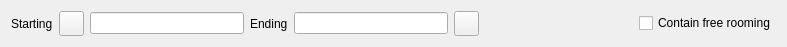
<?xml version="1.0" encoding="UTF-8"?>
<ui version="4.0">
 <class>FInvoices</class>
 <widget class="QWidget" name="FInvoices">
  <property name="geometry">
   <rect>
    <x>0</x>
    <y>0</y>
    <width>787</width>
    <height>43</height>
   </rect>
  </property>
  <property name="windowTitle">
   <string>Form</string>
  </property>
  <layout class="QGridLayout" name="gridLayout">
   <item row="0" column="0">
    <widget class="QLabel" name="label">
     <property name="text">
      <string>Starting</string>
     </property>
    </widget>
   </item>
   <item row="0" column="2">
    <widget class="EDateEdit" name="deStart"/>
   </item>
   <item row="0" column="3">
    <widget class="QLabel" name="label_2">
     <property name="text">
      <string>Ending</string>
     </property>
    </widget>
   </item>
   <item row="0" column="6">
    <spacer name="horizontalSpacer">
     <property name="orientation">
      <enum>Qt::Horizontal</enum>
     </property>
     <property name="sizeHint" stdset="0">
      <size>
       <width>40</width>
       <height>20</height>
      </size>
     </property>
    </spacer>
   </item>
   <item row="0" column="4">
    <widget class="EDateEdit" name="deEnd"/>
   </item>
   <item row="0" column="1">
    <widget class="QPushButton" name="btnPrev">
     <property name="minimumSize">
      <size>
       <width>25</width>
       <height>25</height>
      </size>
     </property>
     <property name="maximumSize">
      <size>
       <width>25</width>
       <height>25</height>
      </size>
     </property>
     <property name="focusPolicy">
      <enum>Qt::ClickFocus</enum>
     </property>
     <property name="text">
      <string/>
     </property>
     <property name="icon">
      <iconset resource="../Resort/res.qrc">
       <normaloff>:/images/left.png</normaloff>:/images/left.png</iconset>
     </property>
    </widget>
   </item>
   <item row="0" column="5">
    <widget class="QPushButton" name="btnNext">
     <property name="minimumSize">
      <size>
       <width>25</width>
       <height>25</height>
      </size>
     </property>
     <property name="maximumSize">
      <size>
       <width>25</width>
       <height>25</height>
      </size>
     </property>
     <property name="focusPolicy">
      <enum>Qt::ClickFocus</enum>
     </property>
     <property name="text">
      <string/>
     </property>
     <property name="icon">
      <iconset resource="../Resort/res.qrc">
       <normaloff>:/images/right.png</normaloff>:/images/right.png</iconset>
     </property>
    </widget>
   </item>
   <item row="0" column="7">
    <widget class="QCheckBox" name="chContainsEmptyRooming">
     <property name="text">
      <string>Contain free rooming</string>
     </property>
    </widget>
   </item>
  </layout>
 </widget>
 <customwidgets>
  <customwidget>
   <class>EDateEdit</class>
   <extends>QLineEdit</extends>
   <header location="global">edateedit.h</header>
  </customwidget>
 </customwidgets>
 <tabstops>
  <tabstop>deStart</tabstop>
  <tabstop>deEnd</tabstop>
  <tabstop>btnPrev</tabstop>
  <tabstop>btnNext</tabstop>
 </tabstops>
 <resources>
  <include location="../Resort/res.qrc"/>
 </resources>
 <connections/>
</ui>
